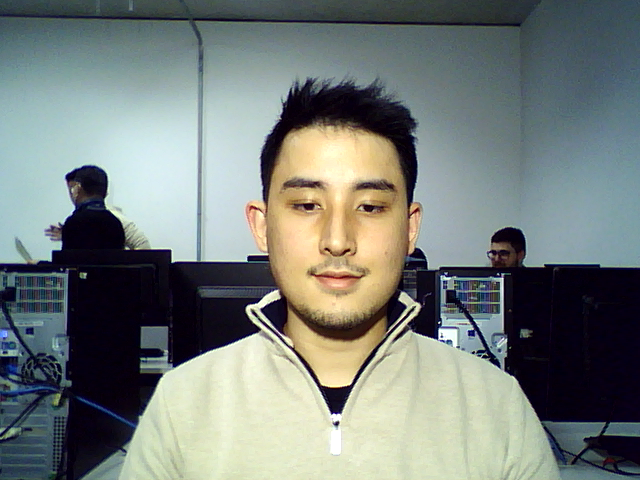
#> input picture assets/relatorio_6/fotos/Leop_limpa.png, 640 x 480 px, found by its file name
$ python lab6a.py
#> lines starting #> are read from the running program, lines starting #| are printed output that depends on the picture; after the words box and inside, x2 and y2 are one past the last pixel; in counts of white or black regions, pixels touching at a corner belong together
import numpy as np
import cv2 as cv

filename = 'Leop_limpa.png'

img = cv.imread(filename)
#> img is the input picture: shape (480, 640, 3); mean B, G, R 122.7, 126.5, 119.4
gray = cv.cvtColor(img,cv.COLOR_BGR2GRAY)
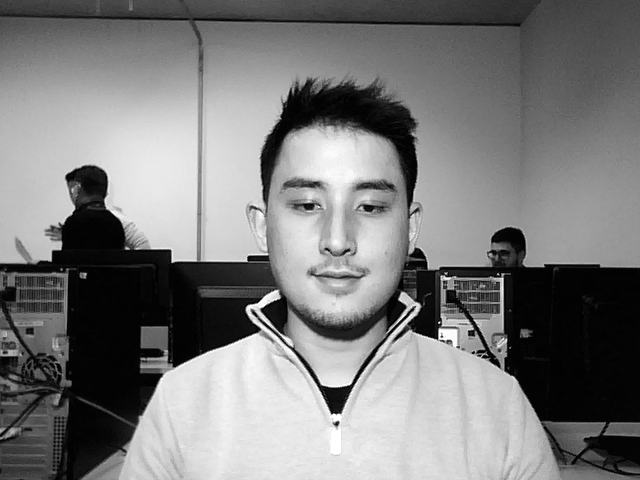
#> gray: shape (480, 640); min 0, max 255, mean 123.9
gray = np.float32(gray)
dst = cv.cornerHarris(gray,2,3,0.04)
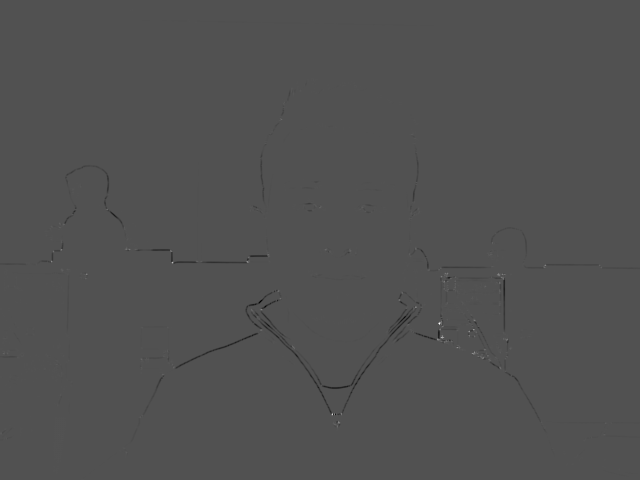
#> dst: shape (480, 640) float32; min -95956024, max 203183472, mean -243373; drawn with min black and max white

#result is dilated for marking the corners, not important
dst = cv.dilate(dst,None)
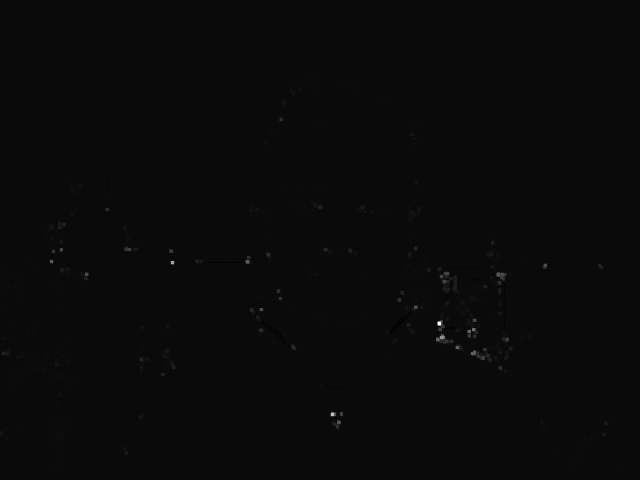
#> dst: shape (480, 640) float32; min -8679867, max 203183472, mean 207297.4; drawn with min black and max white

# Threshold for an optimal value, it may vary depending on the image.
img[dst>0.01*dst.max()]=[0,0,255]
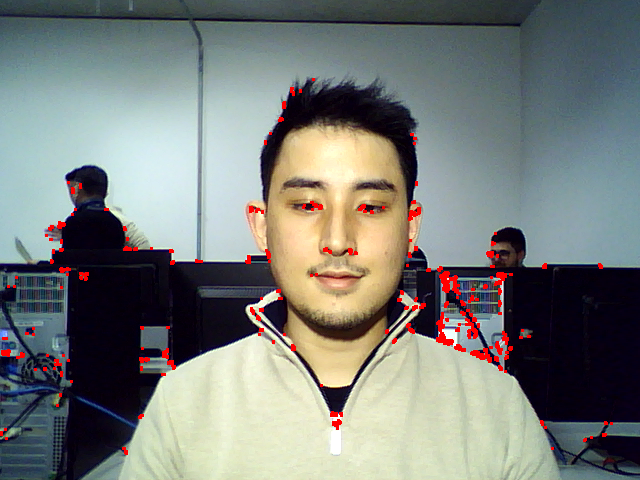
#> img: shape (480, 640, 3); 1.46% of pixels changed, all inside (x1, y1, x2, y2) = (0, 78, 613, 455)
cv.imshow('dst',img)

if cv.waitKey(0) & 0xff == 27:
#> (key Esc is pressed here)
 cv.imwrite("lab6a.png", img)
 cv.destroyAllWindows()
